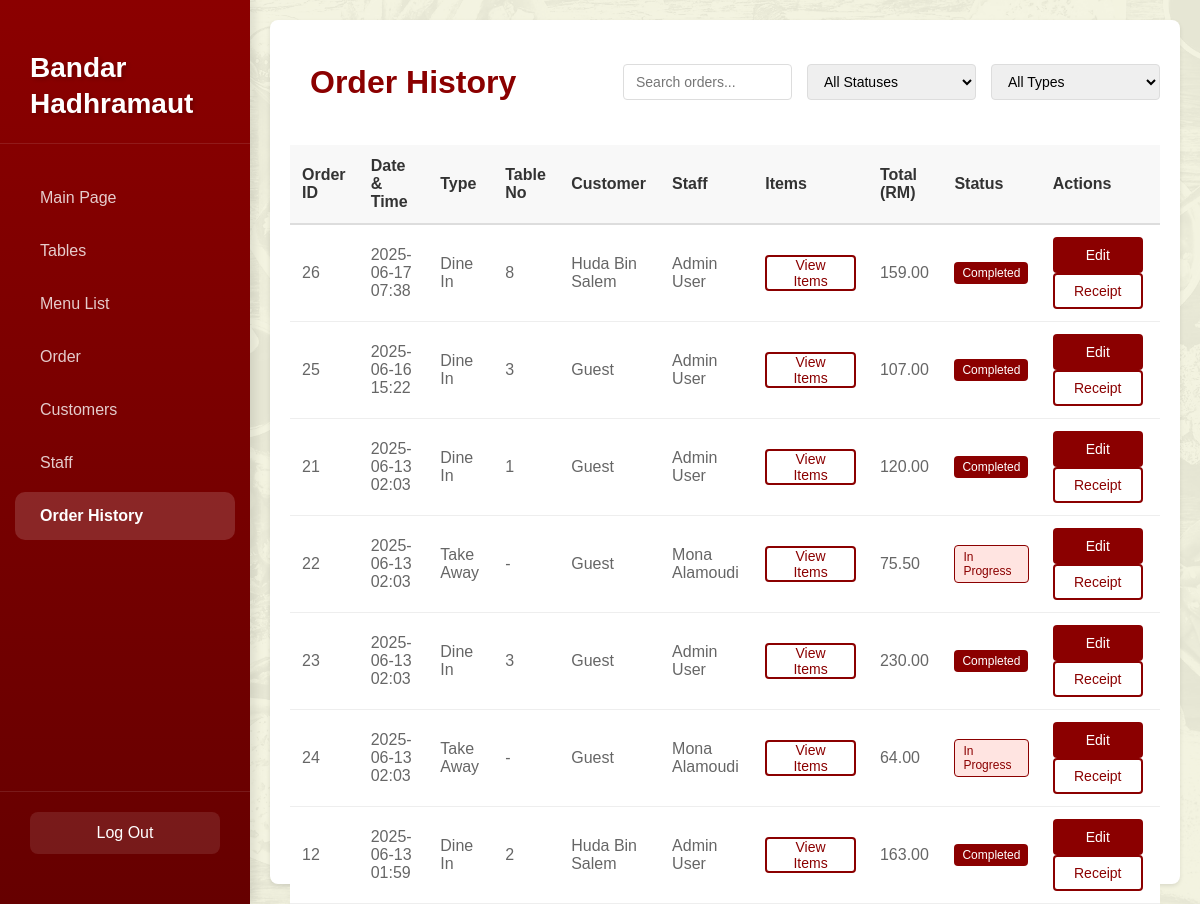
Screenshot of /order_history/history.php (signed in) with the database file from the repository.
### tables this page shows
CREATE TABLE `order` (
  `order_id` int(11) NOT NULL,
  `customer_id` int(11) DEFAULT NULL,
  `staff_id` int(11) NOT NULL,
  `table_id` int(11) DEFAULT NULL,
  `order_type_id` int(11) NOT NULL,
  `order_status_id` int(11) NOT NULL,
  `order_date` timestamp NOT NULL DEFAULT current_timestamp(),
  `total_amount` decimal(10,2) NOT NULL DEFAULT 0.00,
  `notes` text DEFAULT NULL
);

CREATE TABLE `order_type` (
  `type_id` int(11) NOT NULL,
  `type_name` varchar(20) NOT NULL
);

CREATE TABLE `restaurant_table` (
  `table_id` int(11) NOT NULL,
  `table_number` int(11) NOT NULL,
  `capacity` int(11) NOT NULL,
  `status_id` int(11) NOT NULL
);

CREATE TABLE `customer` (
  `customer_id` int(11) NOT NULL,
  `first_name` varchar(50) NOT NULL,
  `last_name` varchar(50) NOT NULL,
  `age` int(11) DEFAULT NULL,
  `phone_number` varchar(15) DEFAULT NULL,
  `email` varchar(100) DEFAULT NULL,
  `total_spend` decimal(10,2) DEFAULT 0.00,
  `created_at` timestamp NOT NULL DEFAULT current_timestamp(),
  `updated_at` timestamp NOT NULL DEFAULT current_timestamp() ON UPDATE current_timestamp()
);

CREATE TABLE `staff` (
  `staff_id` int(11) NOT NULL,
  `first_name` varchar(50) NOT NULL,
  `last_name` varchar(50) NOT NULL,
  `age` int(11) DEFAULT NULL,
  `job_title` varchar(50) NOT NULL,
  `phone_number` varchar(15) DEFAULT NULL,
  `address` text DEFAULT NULL,
  `email` varchar(100) DEFAULT NULL,
  `salary` decimal(10,2) DEFAULT NULL,
  `password_hash` varchar(255) NOT NULL,
  `created_at` timestamp NOT NULL DEFAULT current_timestamp(),
  `updated_at` timestamp NOT NULL DEFAULT current_timestamp() ON UPDATE current_timestamp()
);

CREATE TABLE `order_status` (
  `status_id` int(11) NOT NULL,
  `status_name` varchar(20) NOT NULL
);

### order_history/history.php (the view, shortened to what this page needs)
<?php
require_once '../includes/db_connect.php';
$query = "SELECT o.order_id, o.order_date, ot.type_name, rt.table_number,
                 o.total_amount, os.status_name, c.first_name as customer_fname,
                 c.last_name as customer_lname, s.first_name as staff_fname,
                 s.last_name as staff_lname
          FROM `order` o
          LEFT JOIN order_type ot ON o.order_type_id = ot.type_id
          LEFT JOIN restaurant_table rt ON o.table_id = rt.table_id
          LEFT JOIN order_status os ON o.order_status_id = os.status_id
          LEFT JOIN customer c ON o.customer_id = c.customer_id
          LEFT JOIN staff s ON o.staff_id = s.staff_id
          ORDER BY o.order_date DESC";
$stmt = $conn->query($query);
$orders = $stmt->fetchAll(PDO::FETCH_ASSOC);
?>
<!DOCTYPE html>
<html lang="en">
<head>
    <link rel="stylesheet" href="../dashboard/dashboard.css?v=<?php echo time(); ?>">
    <link rel="stylesheet" href="order-history.css?v=<?php echo time(); ?>">
</head>
<body>
    <div class="sidebar">
        <div class="logo">
            <h2>Bandar<br>Hadhramaut</h2>
        </div>
        <nav class="nav-menu">
            <a href="../dashboard/">Main Page</a>
            <a href="../tables/">Tables</a>
            <a href="../menu/menu.php">Menu List</a>
            <a href="../orders/">Order</a>
            <a href="../customers/">Customers</a>
            <a href="../staff/">Staff</a>
            <a href="../order_history/history.php" class="active">Order History</a>
        </nav>
        <div class="logout-container">
            <a href="../includes/logout.php" class="logout-btn">Log Out</a>
        </div>
    </div>
    <div class="main-content">
        <div class="container">
            <div class="header">
                <h1>Order History</h1>
                <div class="header-controls">
                    <input type="text" id="searchInput" placeholder="Search orders...">
                    <select id="statusFilter">
                        <option value="">All Statuses</option>
                    </select>
                    <select id="typeFilter">
                        <option value="">All Types</option>
                    </select>
                </div>
            </div>
            <div class="order-grid">
                <div class="table-wrapper">
                    <table>
                        <thead>
                            <tr>
                                <th>Order ID</th>
                                <th>Date & Time</th>
                                <th>Type</th>
                                <th>Table No</th>
                                <th>Customer</th>
                                <th>Staff</th>
                                <th>Items</th>
                                <th>Total (RM)</th>
                                <th>Status</th>
                                <th>Actions</th>
                            </tr>
                        </thead>
                        <tbody>
                            <?php foreach($orders as $order): ?>
                                <tr data-order-id="<?php echo $order['order_id']; ?>">
                                    <td><?php echo htmlspecialchars($order['order_id']); ?></td>
                                    <td><?php echo date('Y-m-d H:i', strtotime($order['order_date'])); ?></td>
                                    <td><?php echo htmlspecialchars($order['type_name']); ?></td>
                                    <td><?php echo $order['table_number'] ? htmlspecialchars($order['table_number']) : '-'; ?></td>
                                    <td>
                                        <?php
                                        if ($order['customer_fname']) {
                                            echo htmlspecialchars($order['customer_fname'] . ' ' . $order['customer_lname']);
                                        } else {
                                            echo 'Guest';
                                        }
                                        ?>
                                    </td>
                                    <td><?php echo htmlspecialchars($order['staff_fname'] . ' ' . $order['staff_lname']); ?></td>
                                    <td>
                                        <button onclick="viewItems(<?php echo $order['order_id']; ?>)" class="view-items-btn btn-action btn-secondary">
                                            View Items
                                        </button>
                                    </td>
                                    <td><?php echo number_format($order['total_amount'], 2); ?></td>
                                    <td>
                                        <span class="status-badge <?php echo strtolower(str_replace(' ', '-', $order['status_name'])); ?>">
                                            <?php echo htmlspecialchars($order['status_name']); ?>
                                        </span>
                                    </td>
                                    <td class="actions">
                                        <button type="button" onclick="editOrder(<?php echo $order['order_id']; ?>)" class="edit-btn btn-action">Edit</button>
                                        <button onclick="viewReceipt(<?php echo $order['order_id']; ?>)" class="receipt-btn btn-action btn-secondary">Receipt</button>
                                    </td>
                                </tr>
                            <?php endforeach; ?>
                        </tbody>
                    </table>
                </div>
            </div>
        </div>
    </div>
</body>
</html>

### dashboard/dashboard.css (style rules this page uses)
* { margin: 0; padding: 0; box-sizing: border-box; font-family: Arial, sans-serif; }
body { background-color: #FDF8F3; }
.sidebar { width: 250px; background: linear-gradient(to bottom, #8B0000, #660000); padding: 30px 0; display: flex; flex-direction: column; box-shadow: 4px 0 10px rgba(0, 0, 0, 0.1); position: fixed; top: 0; left: 0; height: 100vh; z-index: 100; transition: all 0.3s ease; }
.logo { padding: 20px 30px; margin-bottom: 30px; border-bottom: 1px solid rgba(255, 255, 255, 0.1); }
.logo h2 { color: white; font-size: 28px; line-height: 1.3; font-weight: 600; text-shadow: 2px 2px 4px rgba(0, 0, 0, 0.2); }
.nav-menu { flex-grow: 1; padding: 0 15px; }
.nav-menu a { display: block; padding: 15px 25px; color: rgba(255, 255, 255, 0.8); text-decoration: none; transition: all 0.3s ease; border-radius: 10px; margin-bottom: 5px; font-size: 16px; position: relative; overflow: hidden; }
.nav-menu a:before { content: ''; position: absolute; left: 0; top: 0; height: 100%; width: 0; background: rgba(255, 255, 255, 0.1); transition: width 0.3s ease; z-index: -1; }
.nav-menu a.active { background: rgba(255, 255, 255, 0.15); color: white; font-weight: 600; }
.logout-container { padding: 20px 30px; border-top: 1px solid rgba(255, 255, 255, 0.1); }
.logout-btn { display: block; padding: 12px 20px; background-color: rgba(255, 255, 255, 0.1); color: white; text-decoration: none; border-radius: 8px; text-align: center; transition: all 0.3s ease; font-weight: 500; }
.main-content { margin-left: 250px; width: calc(100% - 250px); min-height: 100vh; padding: 20px; background-image: url('../images/Page Background.png'); background-size: cover; background-position: center; background-repeat: no-repeat; position: fixed; top: 0; right: 0; bottom: 0; overflow-y: auto; display: flex; flex-direction: column; justify-content: center; align-items: center; }
.main-content h1 { color: #8B0000; font-size: 56px; text-align: center; margin-bottom: 60px; line-height: 1.4; max-width: 800px; padding: 0 20px; text-shadow: 2px 2px 4px rgba(255, 255, 255, 0.8); background-color: transparent; border-radius: 15px; padding: 20px; }

### rows the page displays
order: order_id "26", order_date "2025-06-17 07:38", order_type.type_name "Dine In", table.table_number "8", customer.last_name "Huda Bin Salem", staff.last_name "Admin User", total_amount "159.00", order_status.status_name "Completed"
order: order_id "25", order_date "2025-06-16 15:22", order_type.type_name "Dine In", table.table_number "3", shows "Guest", staff.last_name "Admin User", total_amount "107.00", order_status.status_name "Completed"
order: order_id "21", order_date "2025-06-13 02:03", order_type.type_name "Dine In", table.table_number "1", shows "Guest", staff.last_name "Admin User", total_amount "120.00", order_status.status_name "Completed"
order: order_id "22", order_date "2025-06-13 02:03", order_type.type_name "Take Away", shows "Guest", staff.last_name "Mona Alamoudi", total_amount "75.50", order_status.status_name "In Progress"
order: order_id "23", order_date "2025-06-13 02:03", order_type.type_name "Dine In", table.table_number "3", shows "Guest", staff.last_name "Admin User", total_amount "230.00", order_status.status_name "Completed"
order: order_id "24", order_date "2025-06-13 02:03", order_type.type_name "Take Away", shows "Guest", staff.last_name "Mona Alamoudi", total_amount "64.00", order_status.status_name "In Progress"
order: order_id "12", order_date "2025-06-13 01:59", order_type.type_name "Dine In", table.table_number "2", customer.last_name "Huda Bin Salem", staff.last_name "Admin User", total_amount "163.00", order_status.status_name "Completed"
